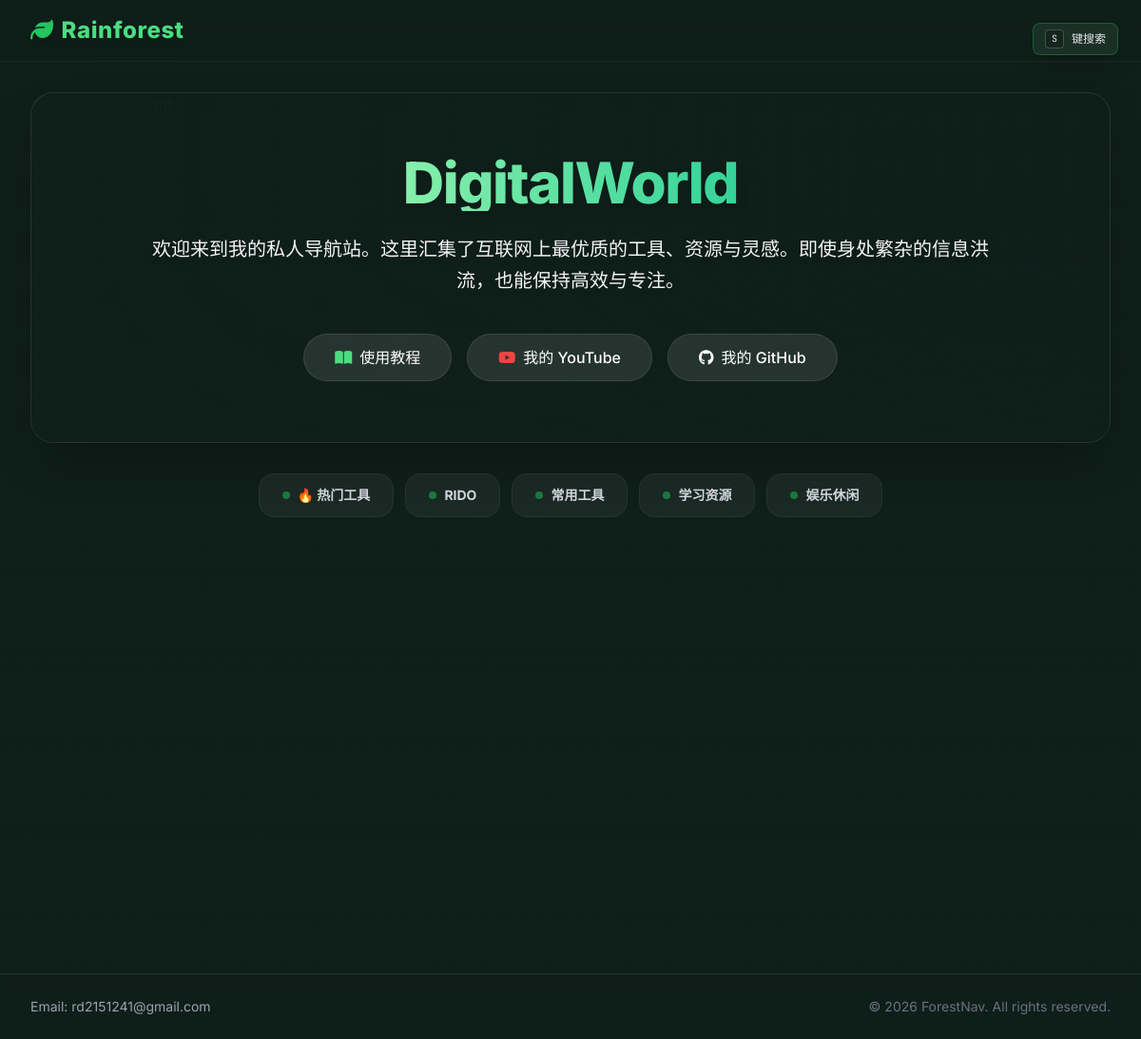
The page / on the database its author committed.
### models.py (models this page shows)
class SiteConfig(db.Model):
    key = db.Column(db.String(50), primary_key=True)
    value = db.Column(db.String(256))

class Category(db.Model):
    id = db.Column(db.Integer, primary_key=True)
    name = db.Column(db.String(64), nullable=False)
    order = db.Column(db.Integer, default=0)
    links = db.relationship('Link', backref='category', lazy='dynamic', cascade="all, delete-orphan")

### app.py (the view)
@app.route('/')
def index():
    categories = Category.query.order_by(Category.order).all()
    top_links = Link.query.order_by(Link.clicks.desc()).limit(10).all()
    if top_links:
        class MockQuery:
            def __init__(self, items):
                self.items = items
            def __iter__(self):
                return iter(self.items)
            def count(self):
                return len(self.items)
        class HotCategory:
            id = 'hot'
            name = '🔥 热门工具'
            links = MockQuery(top_links)
        categories.insert(0, HotCategory())
    total_links = Link.query.count()
    return render_template('index.html', categories=categories, total_links=total_links)

### app.py (called while the page is built)
@app.context_processor
def inject_now():
    return {'now': datetime.utcnow()}

@app.context_processor
def inject_site_config():
    config = {
        'contact_email': 'contact@example.com',
        'site_title': '数字花园',
        'site_description': '欢迎来到我的私人导航站。这里汇集了互联网上最优质的工具、资源与灵感。即使身处繁杂的信息洪流，也能保持高效与专注。',
        'site_brand': 'ForestNav',
        'site_tutorial_url': '#',
        'site_youtube_url': 'https://youtube.com',
        'site_github_url': 'https://github.com'
    }
    try:
        db_configs = SiteConfig.query.all()
        for cfg in db_configs:
            if cfg.key in config:
                config[cfg.key] = cfg.value
    except:
        pass
    return config

### templates/index.html (shortened to what this page needs)
{% extends "base.html" %}
{% block content %}
<div class="space-y-8">
    <div class="mb-4">
        <div id="searchHintBtn" class="absolute top-6 right-6 z-50 cursor-pointer hidden md:block hover:scale-110 transition-transform active:scale-95 shadow-xl" title="点击搜索">
            <div class="flex items-center gap-2 text-gray-200 bg-[#1a2f26] px-3 py-1.5 rounded-lg border border-green-500/30 text-xs font-mono">
                <span class="w-5 h-5 rounded border border-white/20 flex items-center justify-center text-[10px] bg-black/20">S</span>
                <span>键搜索</span>
            </div>
        </div>
        <div class="relative w-full min-h-[300px] rounded-3xl overflow-hidden shadow-2xl border border-white/10 group">
             <div class="absolute inset-0">
                 <img src="https://images.unsplash.com/photo-1518173946687-a4c8892bbd9f?q=80&w=2000&auto=format&fit=crop"
                      class="w-full h-full object-cover opacity-40 transition-transform duration-1000 group-hover:scale-105 filter saturate-50 group-hover:saturate-100"
                      alt="Hero Background">
                 <div class="absolute inset-0 bg-gradient-to-r from-[#0f1f1a] via-[#0f1f1a]/80 to-transparent"></div>
                 <div class="absolute inset-0 bg-gradient-to-t from-[#0f1f1a] via-transparent to-transparent opacity-80"></div>
             </div>
             <div class="relative z-10 p-10 md:p-16 flex flex-col justify-center items-center h-full text-center">
                <h1 class="text-5xl md:text-6xl font-extrabold text-transparent bg-clip-text bg-gradient-to-r from-green-300 to-emerald-400 mb-6 tracking-tight drop-shadow-lg">
                </h1>
                <p class="text-gray-100 text-xl leading-relaxed max-w-4xl drop-shadow-md mx-auto mb-10">
                    {{ site_description }}
                </p>
                <div class="flex flex-wrap justify-center gap-4">
                    <a href="{{ site_tutorial_url }}" target="_blank" class="group px-8 py-3 rounded-full bg-white/10 hover:bg-white/20 border border-white/10 backdrop-blur-md transition-all duration-300 text-white font-medium flex items-center gap-2 hover:scale-105 hover:shadow-lg hover:shadow-green-500/20">
                        <i class="fas fa-book-open text-green-400 group-hover:text-green-300"></i>
                        <span>使用教程</span>
                    </a>
                    <a href="{{ site_youtube_url }}" target="_blank" class="group px-8 py-3 rounded-full bg-white/10 hover:bg-white/20 border border-white/10 backdrop-blur-md transition-all duration-300 text-white font-medium flex items-center gap-2 hover:scale-105 hover:shadow-lg hover:shadow-red-500/20">
                        <i class="fab fa-youtube text-red-500 group-hover:text-red-400"></i>
                        <span>我的 YouTube</span>
                    </a>
                    <a href="{{ site_github_url }}" target="_blank" class="group px-8 py-3 rounded-full bg-white/10 hover:bg-white/20 border border-white/10 backdrop-blur-md transition-all duration-300 text-white font-medium flex items-center gap-2 hover:scale-105 hover:shadow-lg hover:shadow-gray-500/20">
                        <i class="fab fa-github text-white group-hover:text-gray-300"></i>
                        <span>我的 GitHub</span>
                    </a>
                </div>
            </div>
        </div>
    </div>
    <div class="w-full mb-8 overflow-x-auto pb-4 scrollbar-hide">
        <div class="flex flex-nowrap md:flex-wrap gap-3 justify-center">
            {% for category in categories %}
            <a href="#cat-{{ category.id }}" class="group relative px-6 py-3 bg-white/5 hover:bg-white/10 backdrop-blur-md rounded-2xl text-sm font-bold text-gray-300 hover:text-white border border-white/5 hover:border-white/20 transition-all duration-300 hover:shadow-lg hover:-translate-y-0.5 whitespace-nowrap flex items-center gap-2">
                <span class="w-2 h-2 rounded-full bg-green-500/50 group-hover:bg-green-400 transition-colors"></span>
                {{ category.name }}
            </a>
            {% endfor %}
        </div>
    </div>
    <div class="relative min-h-[400px]">
    </div>
</div>
{% endblock %}

### templates/base.html (shortened to what this page needs)
<!DOCTYPE html>
<html lang="zh-CN" class="scroll-smooth">
<head>
    <script src="https://cdn.tailwindcss.com"></script>
    <link rel="stylesheet" href="https://cdnjs.cloudflare.com/ajax/libs/font-awesome/6.4.0/css/all.min.css">
</head>
<body class="bg-[#0f1f1a] text-gray-100 min-h-screen flex flex-col relative">
    <div class="fixed inset-0 z-[-1]">
        <video autoplay muted loop playsinline
               poster="https://images.unsplash.com/photo-1511497584788-876760111969?q=80&w=2000&auto=format&fit=crop"
               class="object-cover w-full h-full opacity-70">
            <source src="https://videos.pexels.com/video-files/857251/857251-hd_1920_1080_30fps.mp4" type="video/mp4">
            <source src="https://videos.pexels.com/video-files/3847524/3847524-hd_1920_1080_30fps.mp4" type="video/mp4">
        </video>
        <div class="absolute inset-0 bg-gradient-to-b from-[#0f1f1a]/80 via-[#0f1f1a]/50 to-[#0f1f1a]/90"></div>
    </div>
    <nav class="bg-[#0f1f1a]/60 backdrop-blur-md border-b border-white/5 sticky top-0 z-50">
        <div class="max-w-7xl mx-auto px-4 sm:px-6 lg:px-8">
            <div class="flex justify-between h-16">
                <div class="flex">
                    <div class="flex-shrink-0 flex items-center">
                        <a href="{{ url_for('index') }}" class="text-2xl font-extrabold text-green-400 drop-shadow-lg tracking-wide">
                            <i class="fas fa-leaf mr-2 text-green-500"></i>{{ site_brand }}
                        </a>
                    </div>
                </div>
            </div>
        </div>
    </nav>
    <main class="flex-grow max-w-7xl w-full mx-auto px-4 sm:px-6 lg:px-8 py-8">
        {% block content %}{% endblock %}
    </main>
    <footer class="bg-[#0f1f1a]/80 border-t border-white/10 mt-auto backdrop-blur-sm">
        <div class="max-w-7xl mx-auto py-6 px-4 sm:px-6 lg:px-8">
            <div class="grid grid-cols-1 md:grid-cols-2 gap-4 items-center">
                <div class="text-center md:text-left">
                     <p class="text-sm text-gray-400">Email: {{ contact_email }}</p>
                </div>
                <div class="text-center md:text-right">
                    <p class="text-gray-500 text-sm">
                        &copy; {{ now.year }} ForestNav. All rights reserved.
                    </p>
                </div>
            </div>
        </div>
    </footer>
</body>
</html>

### templates/base.html (style rules this page uses)
body { font-family: 'Inter', sans-serif; }

### rows shown on the page
SiteConfig: value "Rainforest"
SiteConfig: value "欢迎来到我的私人导航站。这里汇集了互联网上最优质的工具、资源与灵感。即使身处繁杂的信息洪流，也能保持高效与专注。"
Category: name "RIDO"
Category: name "常用工具"
Category: name "学习资源"
Category: name "娱乐休闲"
SiteConfig: value "rd2151241@gmail.com"

### other values the page prints
{{ category.name }} "🔥 热门工具"
